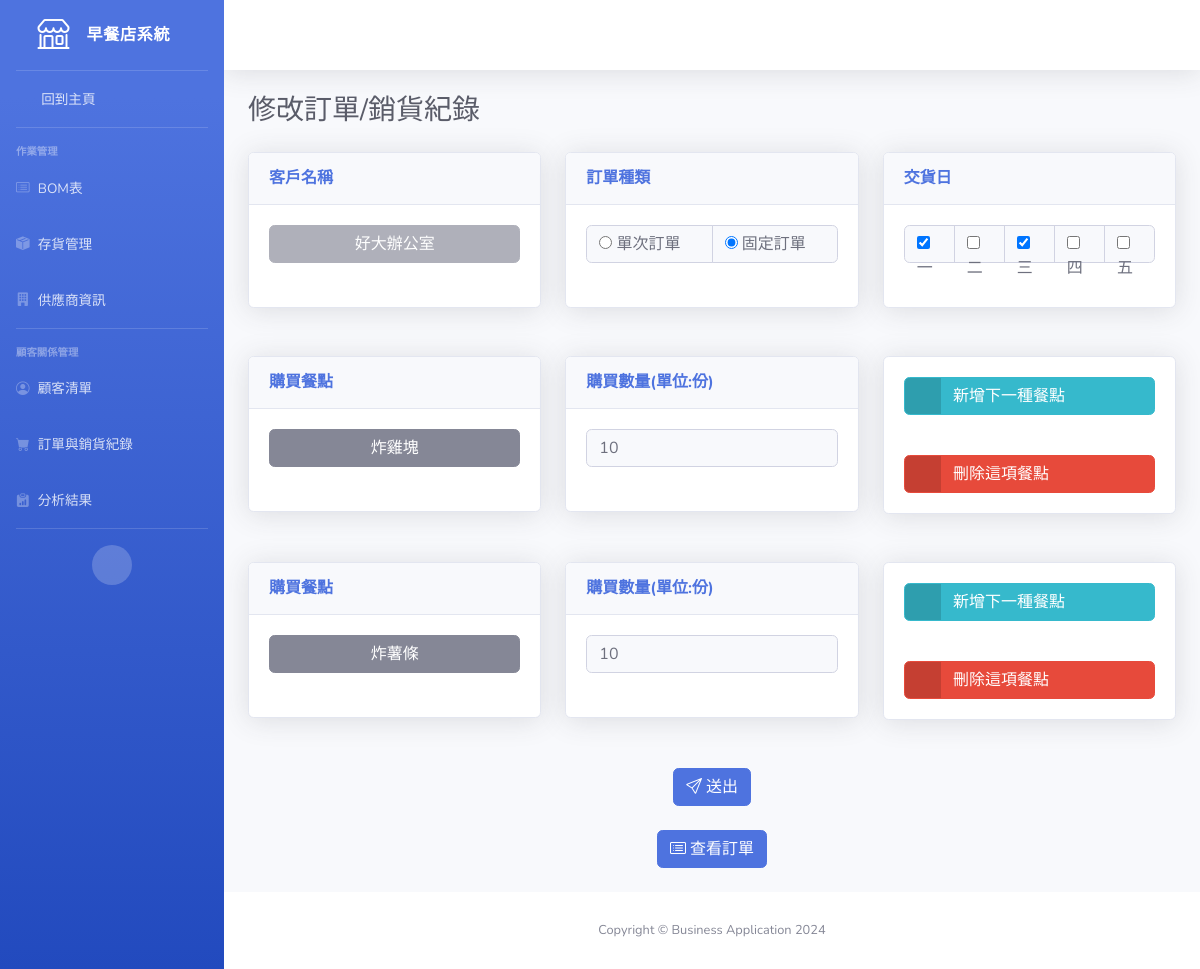
Before: /editOrder/2/ with the older database file.
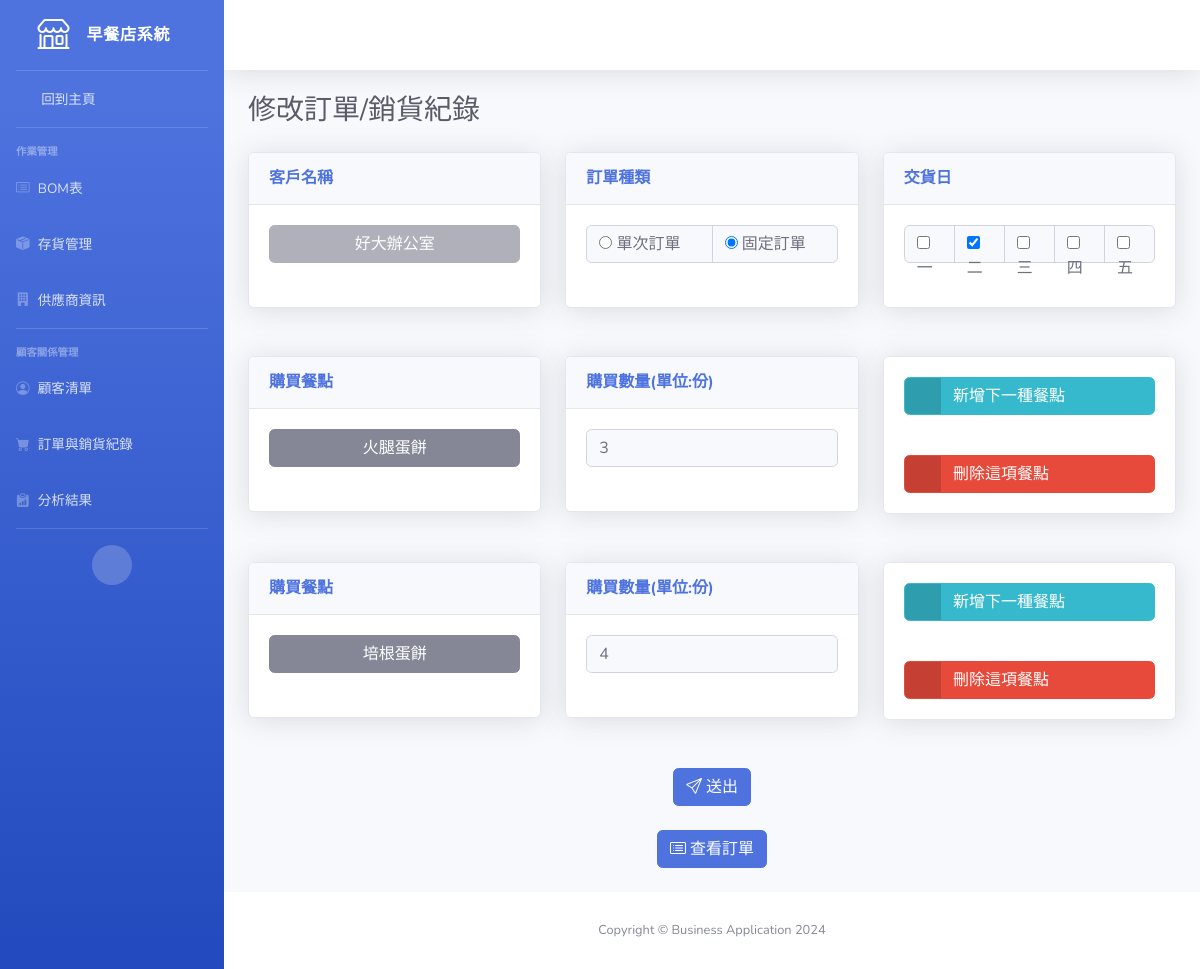
After: the same page with the newer database file.
### functions/models/order.py (models this page shows, shortened)
class Order(models.Model):
    ORDER_TYPE_CHOICES = [
        ('oneTime', 'OneTime'), # 一次性訂單
        ('recurring', 'Recurring'), # 定期訂單
    ]
    customer = models.ForeignKey("functions.Customer", on_delete=models.CASCADE, related_name="orders")
    type = models.CharField(max_length=10, choices=ORDER_TYPE_CHOICES, default='oneTime') # 訂單類型
    orderDate = models.DateTimeField(blank=True, null=True)
    mon = models.IntegerField(default=0)
    tue = models.IntegerField(default=0)
    wed = models.IntegerField(default=0)
    thu = models.IntegerField(default=0)
    fri = models.IntegerField(default=0)
    createdTime = models.DateTimeField(auto_now_add=True) # 訂單建立時間
    updatedTime = models.DateTimeField(auto_now=True) # 訂單更新時間
    stored = models.BooleanField(default=False)

### functions/models/orderDetail.py (models this page shows, shortened)
class OrderDetail(models.Model):
    order = models.ForeignKey("functions.Order", on_delete=models.CASCADE, related_name="orderID")
    product = models.ForeignKey("functions.Product", on_delete=models.CASCADE, related_name="productID")
    amount = models.IntegerField(validators=[MinValueValidator(1)], blank=False, null=False)

### functions/models/product.py (models this page shows, shortened)
class Product(models.Model):
    productName = models.CharField(max_length=50, blank=False, null=False, unique=True)
    productPrice = models.IntegerField(validators=[MinValueValidator(1)], blank=False, null=False)

### functions/models/customer.py (models this page shows, shortened)
class Customer(models.Model):
    customerName = models.CharField(max_length=50, blank=False, null=False, unique=True)
    customerPhone = models.CharField(max_length=50, blank=False, null=False, unique=True)
    rfmScore = models.CharField(max_length=10, null=True, blank=True, default='000')
    segment = models.CharField(max_length=50, null=True, blank=True, default='未分類')

### functions/views.py (the view)
# urls.py: path('editOrder/<int:orderID>/', views.editOrder, name='editOrder'),
def editOrder(request, orderID):
    print(f"Editing product with ID: {orderID}")
    order = get_object_or_404(Order, id=orderID)
    customers = Customer.objects.all()
    orderDetails = OrderDetail.objects.filter(order=order)
    products = Product.objects.all()
    return render(
        request, 'updateOrder.html', {
            'order': order,
            'customers': customers,
            'orderDetails': orderDetails,
            'products': products
        }
    )

### functions/templates/updateOrder.html (shortened to what the changed rows need)
{% load static %}
<!DOCTYPE html>
<html lang="en">
<head>
    <link href="{% static 'vendor/fontawesome-free/css/all.min.css' %}" rel="stylesheet" type="text/css">
    <link href="{% static 'css/sb-admin-2.min.css' %}" rel="stylesheet">
    <link href="https://cdn.jsdelivr.net/npm/bootstrap-icons/font/bootstrap-icons.css" rel="stylesheet">
</head>
<body id="page-top">
    <div id="wrapper">
        <div id="content-wrapper" class="d-flex flex-column">
            <div id="content">
                <div id="formContainer" class="container-fluid">
                    <h1 class="h3 mb-0 text-gray-800 mb-4">修改訂單/銷貨紀錄</h1>
                    <form id="updateOrderForm" method="post">
                        <div id="inputRowContainer">
                            <div class="row input-row">
                                <div class="col-lg-4 mb-4">
                                    <div class="card shadow mb-4">
                                        <div class="card-body">
                                            <div class="dropdown materialName no-arrow mb-4">
                                                <button class="col-lg-12 btn btn-secondary dropdown-toggle" type="button" id="customerDropdownButton" data-toggle="dropdown" aria-haspopup="true" aria-expanded="false" disabled>
                                                    {{ order.customer.customerName }}
                                                </button>
                                            </div>
                                        </div>
                                    </div>
                                </div>
                                <div class="col-lg-4 mb-4">
                                    <div class="card shadow mb-4">
                                        <div class="card-body">
                                            <div class="input-group">
                                                <label class="form-control bg-light border-1 small">
                                                    <input type="radio" name="orderType" value="oneTime"
                                                        {% if order.type == 'oneTime' %}checked{% endif %}>
                                                    單次訂單
                                                </label>
                                                <label class="form-control bg-light border-1 small">
                                                    <input type="radio" name="orderType" value="recurring"
                                                        {% if order.type == 'recurring' %}checked{% endif %}>
                                                    固定訂單
                                                </label>
                                            </div>
                                        </div>
                                    </div>
                                </div>
                                <div class="col-lg-4 mb-4">
                                    <div class="card shadow mb-4">
                                        <div class="card-body" id="recurringDay" {% if order.type != 'recurring' %}style="display: none;"{% endif %}>
                                            <div class="input-group">
                                                <label class="form-control bg-light border-1 small">
                                                    <input type="checkbox" name="validDay" value="Mon" {% if order.mon == 1 %}checked{% endif %}> 一
                                                </label>
                                                <label class="form-control bg-light border-1 small">
                                                    <input type="checkbox" name="validDay" value="Tue" {% if order.tue == 1 %}checked{% endif %}> 二
                                                </label>
                                                <label class="form-control bg-light border-1 small">
                                                    <input type="checkbox" name="validDay" value="Wed" {% if order.wed == 1 %}checked{% endif %}> 三
                                                </label>
                                                <label class="form-control bg-light border-1 small">
                                                    <input type="checkbox" name="validDay" value="Thu" {% if order.thu == 1 %}checked{% endif %}> 四
                                                </label>
                                                <label class="form-control bg-light border-1 small">
                                                    <input type="checkbox" name="validDay" value="Fri" {% if order.fri == 1 %}checked{% endif %}> 五
                                                </label>
                                            </div>
                                        </div>
                                    </div>
                                </div>
                            </div>
                            <div id="productContainer">
                                {% for orderDetail in orderDetails %}
                                    <div class="row input-row">
                                        <div class="col-lg-4 mb-4">
                                            <div class="card shadow mb-4">
                                                <div class="card-header py-3">
                                                    <h6 class="m-0 font-weight-bold text-primary">購買餐點</h6>
                                                </div>
                                                <div class="card-body">
                                                    <div class="dropdown productName no-arrow mb-4">
                                                        <button class="productDropdown col-lg-12 btn btn-secondary dropdown-toggle" type="button" data-toggle="dropdown" aria-haspopup="true" aria-expanded="false">
                                                            {{ orderDetail.product.productName }}
                                                        </button>
                                                    </div>
                                                </div>
                                            </div>
                                        </div>
                                        <div class="col-lg-4 mb-4">
                                            <div class="card shadow mb-4">
                                                <div class="card-header py-3">
                                                    <h6 class="m-0 font-weight-bold text-primary">購買數量(單位:份)</h6>
                                                </div>
                                                <div class="card-body">
                                                    <div class="input-group">
                                                        <input type="number" id="amount" class="amount form-control bg-light border-1 small" value="{{ orderDetail.amount }}" min="1" required>
                                                    </div>
                                                    <div><br></div>
                                                </div>
                                            </div>
                                        </div>
                                        <div class="col-lg-4 mb-4">
                                            <div class="card shadow mb-4">
                                                <div class="card-body">
                                                    <a class="col-lg-12 d-flex justify-content-start addRowButton btn btn-info btn-icon-split">
                                                        <span class="icon text-white-50">
                                                            <i class="fas fa-info-circle"></i>
                                                        </span>
                                                        <span class="text">新增下一種餐點</span>
                                                    </a>
                                                </div>
                                                <div class="card-body">
                                                    <a class="col-lg-12 d-flex justify-content-start deleteButton btn btn-danger btn-icon-split">
                                                        <span class="icon text-white-50">
                                                            <i class="fas fa-trash"></i>
                                                        </span>
                                                        <span class="text">刪除這項餐點</span>
                                                    </a>
                                                </div>
                                            </div>
                                        </div>
                                    </div>
                                {% endfor %}
                            </div>
                        </div>
                    </form>
                </div>
            </div>
        </div>
    </div>
</body>
</html>

Changed rows visible on the page:
removed OrderDetail: product.productName "炸雞塊", amount "10"
removed OrderDetail: product.productName "炸薯條", amount "10"
changed Order "☐ 單次訂單": mon "☑" → "☐"; tue "☐" → "☑"; wed "☑" → "☐"
added OrderDetail: product.productName "火腿蛋餅", amount "3"
added OrderDetail: product.productName "培根蛋餅", amount "4"
